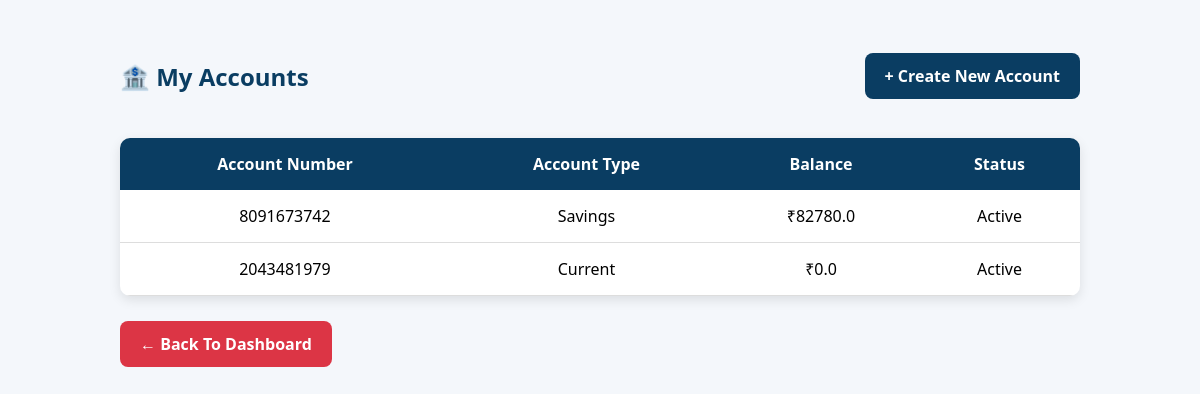
Page /accounts (signed in) on the committed database.
### tables this page shows
CREATE TABLE accounts(
    account_id INTEGER PRIMARY KEY AUTOINCREMENT,
    user_id INTEGER NOT NULL,
    account_number TEXT UNIQUE NOT NULL,
    account_type TEXT NOT NULL,
    balance REAL DEFAULT 0,
    status TEXT DEFAULT 'Active',
    created_at TIMESTAMP DEFAULT CURRENT_TIMESTAMP,
    FOREIGN KEY(user_id) REFERENCES users(id)
);

### app.py (the view)
@app.route('/accounts')
def accounts():
    if 'user_id' not in session:
        return redirect('/login')
    conn = get_db_connection()
    cursor = conn.cursor()
    cursor.execute("""
    SELECT * FROM accounts
    WHERE user_id = ?
    """,
    (session['user_id'],))
    accounts = cursor.fetchall()
    conn.close()
    return render_template(
        'accounts.html',
        accounts=accounts
    )

### app.py (called while the page is built)
def get_db_connection():
    conn = sqlite3.connect("database/bank.db")
    conn.row_factory = sqlite3.Row
    return conn

### templates/accounts.html (shortened to what this page needs)
<!DOCTYPE html>
<html>
<head>
</head>
<body>
<div class="container">
    <div class="top-bar">
        <h2>🏦 My Accounts</h2>
        <a href="/create-account" class="create-btn">
            + Create New Account
        </a>
    </div>
    <table>
        <tr>
            <th>Account Number</th>
            <th>Account Type</th>
            <th>Balance</th>
            <th>Status</th>
        </tr>
        {% for account in accounts %}
        <tr>
            <td>{{ account['account_number'] }}</td>
            <td>{{ account['account_type'] }}</td>
            <td>₹{{ account['balance'] }}</td>
            <td>{{ account['status'] }}</td>
        </tr>
        {% endfor %}
    </table>
    <div class="back-section">
        <a href="/dashboard" class="back-btn">
            ← Back To Dashboard
        </a>
    </div>
</div>
</body>
</html>

### templates/accounts.html (style rules this page uses)
body { font-family:Segoe UI, sans-serif; background:#f4f7fb; margin:0; padding:0; }
.container { width:80%; margin:40px auto; }
.top-bar { display:flex; justify-content:space-between; align-items:center; margin-bottom:25px; }
.top-bar h2 { color:#0A3D62; }
.create-btn { background:#0A3D62; color:white; text-decoration:none; padding:12px 20px; border-radius:8px; font-weight:bold; }
table { width:100%; border-collapse:collapse; background:white; box-shadow:0 4px 12px rgba(0,0,0,0.1); border-radius:10px; overflow:hidden; }
th { background:#0A3D62; color:white; padding:15px; }
td { padding:15px; text-align:center; border-bottom:1px solid #ddd; }
.back-section { margin-top:25px; }
.back-btn { background:#dc3545; color:white; text-decoration:none; padding:12px 20px; border-radius:8px; font-weight:bold; display:inline-block; }

### rows in the picture
accounts: account_number "8091673742", account_type "Savings", balance "82780.0", status "Active"
accounts: account_number "2043481979", account_type "Current", balance "0.0", status "Active"
